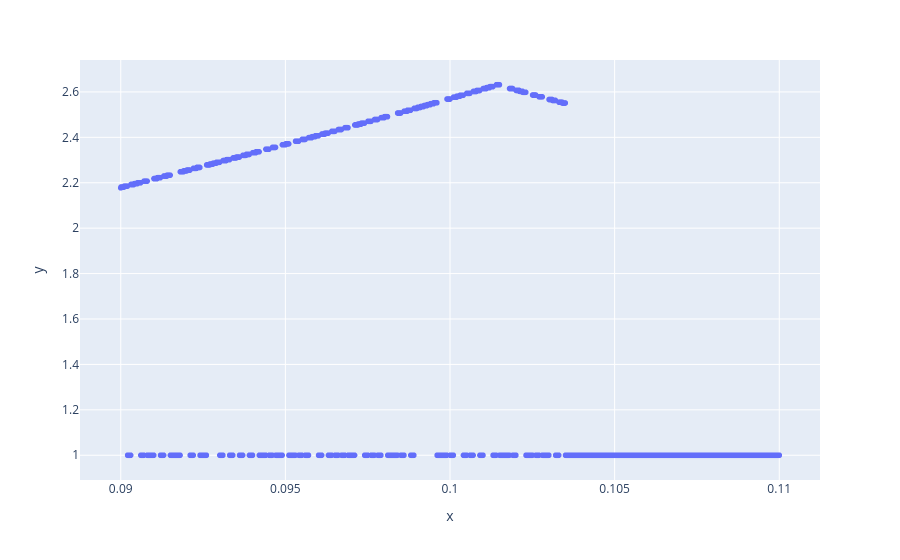

Notebook code cell kept with this figure:
### Code cell


### Figure 1 — Plotly figure (JSON) as saved in the notebook; plotly's stock layout.template omitted (floating-point values rounded to 4 significant figures; data arrays with more than 128 entries replaced by an {"elided": "..."} marker saying what was removed)
{"data": [{"hovertemplate": "x=%{x}<br>y=%{y}<extra></extra>", "legendgroup": "", "marker": {"color": "#636efa", "symbol": "circle"}, "mode": "markers", "name": "", "showlegend": false, "type": "scattergl", "x": {"elided": "2001 float values"}, "xaxis": "x", "y": {"elided": "2001 float values"}, "yaxis": "y"}], "layout": {"legend": {"tracegroupgap": 0}, "margin": {"t": 60}, "xaxis": {"anchor": "y", "domain": [0, 1], "title": {"text": "x"}}, "yaxis": {"anchor": "x", "domain": [0, 1], "title": {"text": "y"}}}}
